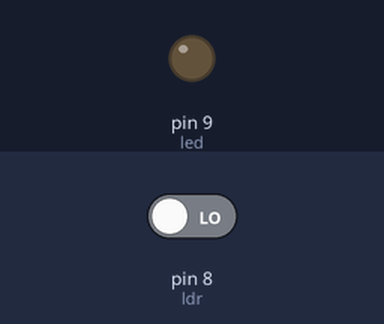
The sketch below on a simulated Arduino Uno, built with avr-gcc and run on an emulated ATmega328P. On the bench: output pins drawn as LEDs (lit = HIGH). The test bench sets the inputs (shaded band); at power-on: pin 8 (ldr) LOW.

Above: at 1.2 s.
1.3 s: pin 8 (ldr) driven HIGH
At 2.3 s:
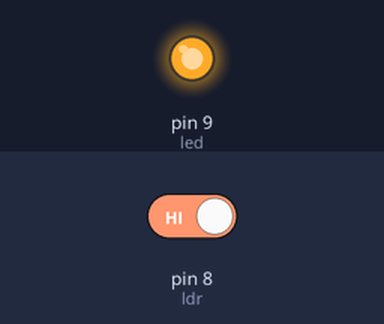
2.8 s: pin 8 (ldr) driven LOW
At 3.4 s:
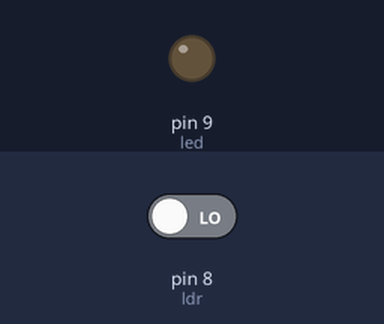
Timing chart, 0 to 5.8 s (numbered marks = the images above; inputs shaded):
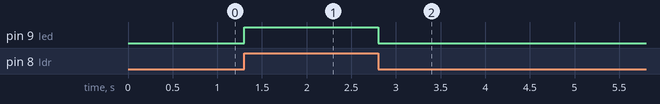

The sketch:

ldr.ino
```cpp
#define ldr 8
#define led 9
int val = 0;
void setup() {

  pinMode(ldr,INPUT);
  pinMode(led,OUTPUT);
}
void loop() {
  int val = digitalRead(ldr);
  if(val==1) {
    digitalWrite(led,HIGH);
  } else {
    digitalWrite(led,LOW);
  }
}
```

Measured:
- after the input at 1.3 s, pin 9 (led): LOW → HIGH at once
- after the input at 2.8 s, pin 9 (led): HIGH → LOW at once
